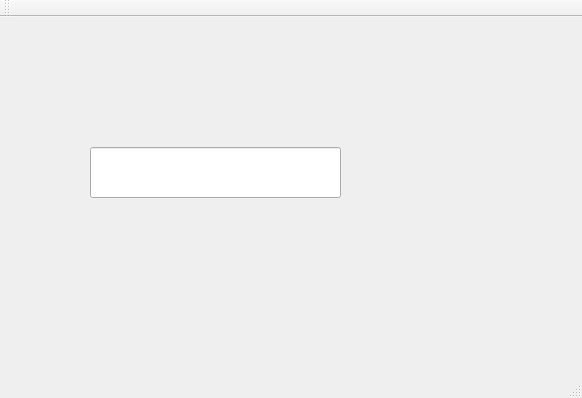
<?xml version="1.0" encoding="UTF-8"?>
<ui version="4.0">
 <class>MainWindow</class>
 <widget class="QMainWindow" name="MainWindow">
  <property name="geometry">
   <rect>
    <x>0</x>
    <y>0</y>
    <width>582</width>
    <height>398</height>
   </rect>
  </property>
  <property name="windowTitle">
   <string>MainWindow</string>
  </property>
  <widget class="QWidget" name="centralWidget">
   <widget class="QLineEdit" name="lineEdit">
    <property name="geometry">
     <rect>
      <x>90</x>
      <y>130</y>
      <width>251</width>
      <height>51</height>
     </rect>
    </property>
   </widget>
  </widget>
  <widget class="QMenuBar" name="menuBar">
   <property name="geometry">
    <rect>
     <x>0</x>
     <y>0</y>
     <width>582</width>
     <height>22</height>
    </rect>
   </property>
  </widget>
  <widget class="QToolBar" name="mainToolBar">
   <attribute name="toolBarArea">
    <enum>TopToolBarArea</enum>
   </attribute>
   <attribute name="toolBarBreak">
    <bool>false</bool>
   </attribute>
  </widget>
  <widget class="QStatusBar" name="statusBar"/>
 </widget>
 <layoutdefault spacing="6" margin="11"/>
 <resources/>
 <connections/>
</ui>
